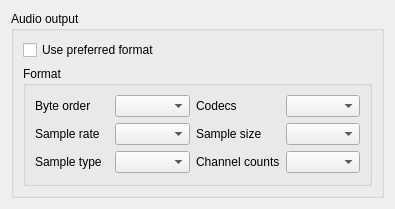
<?xml version="1.0" encoding="UTF-8"?>
<ui version="4.0">
 <class>OutputAudioFormatForm</class>
 <widget class="QWidget" name="OutputAudioFormatForm">
  <property name="geometry">
   <rect>
    <x>0</x>
    <y>0</y>
    <width>395</width>
    <height>209</height>
   </rect>
  </property>
  <property name="windowTitle">
   <string>Form</string>
  </property>
  <layout class="QVBoxLayout" name="verticalLayout">
   <item>
    <widget class="QGroupBox" name="groupBoxAudioOutput">
     <property name="title">
      <string>Audio output</string>
     </property>
     <layout class="QVBoxLayout" name="verticalLayout_2">
      <item>
       <widget class="QCheckBox" name="checkBoxPreferredFormat">
        <property name="text">
         <string>Use preferred format</string>
        </property>
       </widget>
      </item>
      <item>
       <widget class="QGroupBox" name="groupBoxFormat">
        <property name="title">
         <string>Format</string>
        </property>
        <layout class="QGridLayout" name="gridLayout">
         <item row="0" column="0">
          <widget class="QLabel" name="label_7">
           <property name="text">
            <string>Byte order</string>
           </property>
          </widget>
         </item>
         <item row="0" column="1">
          <widget class="QComboBox" name="comboBoxByteOrder"/>
         </item>
         <item row="0" column="2">
          <widget class="QLabel" name="label_4">
           <property name="text">
            <string>Codecs</string>
           </property>
          </widget>
         </item>
         <item row="0" column="3">
          <widget class="QComboBox" name="comboBoxCodecs"/>
         </item>
         <item row="1" column="0">
          <widget class="QLabel" name="label_2">
           <property name="text">
            <string>Sample rate</string>
           </property>
          </widget>
         </item>
         <item row="1" column="1">
          <widget class="QComboBox" name="comboBoxSampleRates"/>
         </item>
         <item row="1" column="2">
          <widget class="QLabel" name="label_5">
           <property name="text">
            <string>Sample size</string>
           </property>
          </widget>
         </item>
         <item row="1" column="3">
          <widget class="QComboBox" name="comboBoxSampleSizes"/>
         </item>
         <item row="2" column="0">
          <widget class="QLabel" name="label_6">
           <property name="text">
            <string>Sample type</string>
           </property>
          </widget>
         </item>
         <item row="2" column="1">
          <widget class="QComboBox" name="comboBoxSampleType"/>
         </item>
         <item row="2" column="2">
          <widget class="QLabel" name="label_3">
           <property name="text">
            <string>Channel counts</string>
           </property>
          </widget>
         </item>
         <item row="2" column="3">
          <widget class="QComboBox" name="comboBoxChannelCounts"/>
         </item>
        </layout>
       </widget>
      </item>
     </layout>
    </widget>
   </item>
  </layout>
 </widget>
 <resources/>
 <connections/>
</ui>
